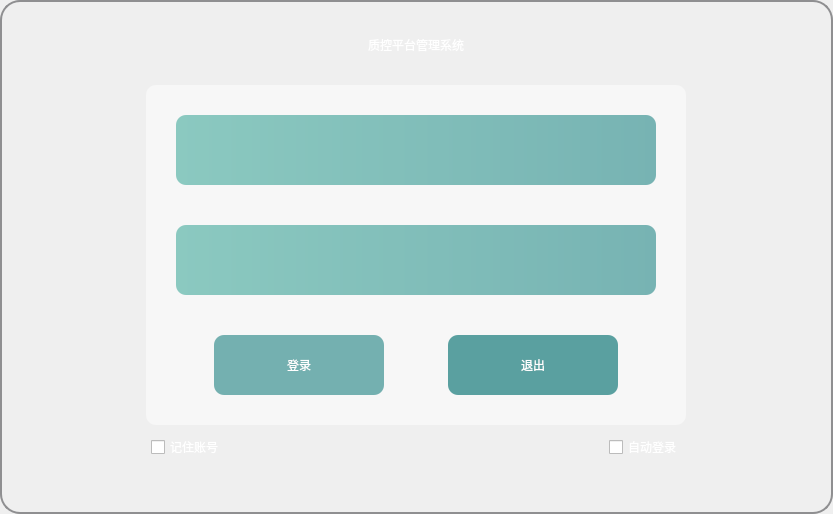
<?xml version="1.0" encoding="UTF-8"?>
<ui version="4.0">
 <class>LoginDialog</class>
 <widget class="QDialog" name="LoginDialog">
  <property name="geometry">
   <rect>
    <x>0</x>
    <y>0</y>
    <width>833</width>
    <height>514</height>
   </rect>
  </property>
  <property name="windowTitle">
   <string>LoginDialog</string>
  </property>
  <property name="styleSheet">
   <string notr="true"/>
  </property>
  <layout class="QVBoxLayout" name="verticalLayout">
   <property name="spacing">
    <number>0</number>
   </property>
   <property name="leftMargin">
    <number>0</number>
   </property>
   <property name="topMargin">
    <number>0</number>
   </property>
   <property name="rightMargin">
    <number>0</number>
   </property>
   <property name="bottomMargin">
    <number>0</number>
   </property>
   <item>
    <widget class="QWidget" name="mainWidget" native="true">
     <property name="styleSheet">
      <string notr="true">#mainWidget
{
border-image: url(images/background.png) 0 0 0 0 stretch stretch;
border-radius: 20px;
border: 2px solid #8f8f91;
}</string>
     </property>
     <layout class="QVBoxLayout" name="verticalLayout_3">
      <item alignment="Qt::AlignHCenter">
       <widget class="QLabel" name="label">
        <property name="sizePolicy">
         <sizepolicy hsizetype="Fixed" vsizetype="Fixed">
          <horstretch>0</horstretch>
          <verstretch>0</verstretch>
         </sizepolicy>
        </property>
        <property name="minimumSize">
         <size>
          <width>340</width>
          <height>60</height>
         </size>
        </property>
        <property name="maximumSize">
         <size>
          <width>340</width>
          <height>60</height>
         </size>
        </property>
        <property name="styleSheet">
         <string notr="true">background-color: transparent;
font: 75 24pt &quot;微软雅黑&quot;;
color:white;</string>
        </property>
        <property name="text">
         <string>质控平台管理系统</string>
        </property>
        <property name="alignment">
         <set>Qt::AlignCenter</set>
        </property>
       </widget>
      </item>
      <item alignment="Qt::AlignHCenter">
       <widget class="QWidget" name="widget" native="true">
        <property name="sizePolicy">
         <sizepolicy hsizetype="Fixed" vsizetype="Fixed">
          <horstretch>0</horstretch>
          <verstretch>0</verstretch>
         </sizepolicy>
        </property>
        <property name="minimumSize">
         <size>
          <width>540</width>
          <height>340</height>
         </size>
        </property>
        <property name="maximumSize">
         <size>
          <width>540</width>
          <height>340</height>
         </size>
        </property>
        <property name="styleSheet">
         <string notr="true">#widget
{
	border-radius: 10px;
	background-color: rgba(255, 255, 255, 120);
}</string>
        </property>
        <layout class="QVBoxLayout" name="verticalLayout_2">
         <item>
          <layout class="QHBoxLayout" name="horizontalLayout_3">
           <item>
            <widget class="QLineEdit" name="usernameEdit">
             <property name="sizePolicy">
              <sizepolicy hsizetype="Fixed" vsizetype="Fixed">
               <horstretch>0</horstretch>
               <verstretch>0</verstretch>
              </sizepolicy>
             </property>
             <property name="minimumSize">
              <size>
               <width>480</width>
               <height>70</height>
              </size>
             </property>
             <property name="maximumSize">
              <size>
               <width>480</width>
               <height>70</height>
              </size>
             </property>
             <property name="contextMenuPolicy">
              <enum>Qt::NoContextMenu</enum>
             </property>
             <property name="styleSheet">
              <string notr="true">border-radius: 10px;
background-color: qlineargradient(spread:pad, x1:0, y1:0, x2:1, y2:0, stop:0 rgba(139, 201, 192, 255), stop:1 rgba(119, 179, 179, 255));
color:white;
font: 20pt &quot;微软雅黑&quot;;</string>
             </property>
             <property name="alignment">
              <set>Qt::AlignCenter</set>
             </property>
            </widget>
           </item>
          </layout>
         </item>
         <item>
          <spacer name="verticalSpacer_3">
           <property name="orientation">
            <enum>Qt::Vertical</enum>
           </property>
           <property name="sizeType">
            <enum>QSizePolicy::Fixed</enum>
           </property>
           <property name="sizeHint" stdset="0">
            <size>
             <width>20</width>
             <height>15</height>
            </size>
           </property>
          </spacer>
         </item>
         <item>
          <layout class="QHBoxLayout" name="horizontalLayout_2">
           <item>
            <widget class="QLineEdit" name="passwordEdit">
             <property name="minimumSize">
              <size>
               <width>480</width>
               <height>70</height>
              </size>
             </property>
             <property name="maximumSize">
              <size>
               <width>480</width>
               <height>70</height>
              </size>
             </property>
             <property name="contextMenuPolicy">
              <enum>Qt::NoContextMenu</enum>
             </property>
             <property name="styleSheet">
              <string notr="true">border-radius: 10px;
background-color: qlineargradient(spread:pad, x1:0, y1:0, x2:1, y2:0, stop:0 rgba(139, 201, 192, 255), stop:1 rgba(119, 179, 179, 255));
color:white;
font: 20pt &quot;微软雅黑&quot;;</string>
             </property>
             <property name="echoMode">
              <enum>QLineEdit::Password</enum>
             </property>
             <property name="alignment">
              <set>Qt::AlignCenter</set>
             </property>
            </widget>
           </item>
          </layout>
         </item>
         <item>
          <spacer name="verticalSpacer_2">
           <property name="orientation">
            <enum>Qt::Vertical</enum>
           </property>
           <property name="sizeType">
            <enum>QSizePolicy::Fixed</enum>
           </property>
           <property name="sizeHint" stdset="0">
            <size>
             <width>20</width>
             <height>15</height>
            </size>
           </property>
          </spacer>
         </item>
         <item>
          <layout class="QHBoxLayout" name="horizontalLayout">
           <item>
            <spacer name="horizontalSpacer">
             <property name="orientation">
              <enum>Qt::Horizontal</enum>
             </property>
             <property name="sizeHint" stdset="0">
              <size>
               <width>40</width>
               <height>20</height>
              </size>
             </property>
            </spacer>
           </item>
           <item>
            <widget class="QPushButton" name="loginButton">
             <property name="minimumSize">
              <size>
               <width>170</width>
               <height>60</height>
              </size>
             </property>
             <property name="maximumSize">
              <size>
               <width>170</width>
               <height>60</height>
              </size>
             </property>
             <property name="styleSheet">
              <string notr="true">QPushButton#loginButton
{
color: white;
font: 22pt &quot;微软雅黑&quot;;
border-radius: 10px;
background-color: rgb(116, 176, 176);
}
QPushButton#loginButton:hover
{
background-color: rgb(126, 186, 186);
}
QPushButton#loginButton:pressed
{
background-color: rgb(106, 166, 166);
}

</string>
             </property>
             <property name="text">
              <string>登录</string>
             </property>
            </widget>
           </item>
           <item>
            <spacer name="horizontalSpacer_3">
             <property name="orientation">
              <enum>Qt::Horizontal</enum>
             </property>
             <property name="sizeHint" stdset="0">
              <size>
               <width>40</width>
               <height>20</height>
              </size>
             </property>
            </spacer>
           </item>
           <item>
            <widget class="QPushButton" name="exitButton">
             <property name="minimumSize">
              <size>
               <width>170</width>
               <height>60</height>
              </size>
             </property>
             <property name="maximumSize">
              <size>
               <width>170</width>
               <height>60</height>
              </size>
             </property>
             <property name="styleSheet">
              <string notr="true">QPushButton#exitButton
{
	color: white;
	font: 22pt &quot;微软雅黑&quot;;
	border-radius: 10px;
	background-color: rgb(90, 160, 160);
}
QPushButton#exitButton:hover
{
background-color: rgb(100, 170, 170);
}
QPushButton#exitButton:pressed
{
background-color: rgb(80, 150, 150);
}</string>
             </property>
             <property name="text">
              <string>退出</string>
             </property>
            </widget>
           </item>
           <item>
            <spacer name="horizontalSpacer_2">
             <property name="orientation">
              <enum>Qt::Horizontal</enum>
             </property>
             <property name="sizeHint" stdset="0">
              <size>
               <width>40</width>
               <height>20</height>
              </size>
             </property>
            </spacer>
           </item>
          </layout>
         </item>
        </layout>
       </widget>
      </item>
      <item>
       <layout class="QHBoxLayout" name="horizontalLayout_4">
        <item>
         <spacer name="horizontalSpacer_8">
          <property name="orientation">
           <enum>Qt::Horizontal</enum>
          </property>
          <property name="sizeType">
           <enum>QSizePolicy::Fixed</enum>
          </property>
          <property name="sizeHint" stdset="0">
           <size>
            <width>140</width>
            <height>20</height>
           </size>
          </property>
         </spacer>
        </item>
        <item>
         <widget class="QCheckBox" name="rememberCheckBox">
          <property name="styleSheet">
           <string notr="true">color: white;
font: 10pt &quot;微软雅黑&quot;;</string>
          </property>
          <property name="text">
           <string>记住账号</string>
          </property>
          <property name="tristate">
           <bool>false</bool>
          </property>
         </widget>
        </item>
        <item>
         <spacer name="horizontalSpacer_10">
          <property name="orientation">
           <enum>Qt::Horizontal</enum>
          </property>
          <property name="sizeHint" stdset="0">
           <size>
            <width>40</width>
            <height>20</height>
           </size>
          </property>
         </spacer>
        </item>
        <item>
         <widget class="QCheckBox" name="checkBox_2">
          <property name="styleSheet">
           <string notr="true">color: white;
font: 10pt &quot;微软雅黑&quot;;</string>
          </property>
          <property name="text">
           <string>自动登录</string>
          </property>
         </widget>
        </item>
        <item>
         <spacer name="horizontalSpacer_9">
          <property name="orientation">
           <enum>Qt::Horizontal</enum>
          </property>
          <property name="sizeType">
           <enum>QSizePolicy::Fixed</enum>
          </property>
          <property name="sizeHint" stdset="0">
           <size>
            <width>140</width>
            <height>20</height>
           </size>
          </property>
         </spacer>
        </item>
       </layout>
      </item>
      <item>
       <spacer name="verticalSpacer_4">
        <property name="orientation">
         <enum>Qt::Vertical</enum>
        </property>
        <property name="sizeType">
         <enum>QSizePolicy::Fixed</enum>
        </property>
        <property name="sizeHint" stdset="0">
         <size>
          <width>20</width>
          <height>40</height>
         </size>
        </property>
       </spacer>
      </item>
     </layout>
    </widget>
   </item>
  </layout>
 </widget>
 <layoutdefault spacing="6" margin="11"/>
 <resources/>
 <connections/>
</ui>
